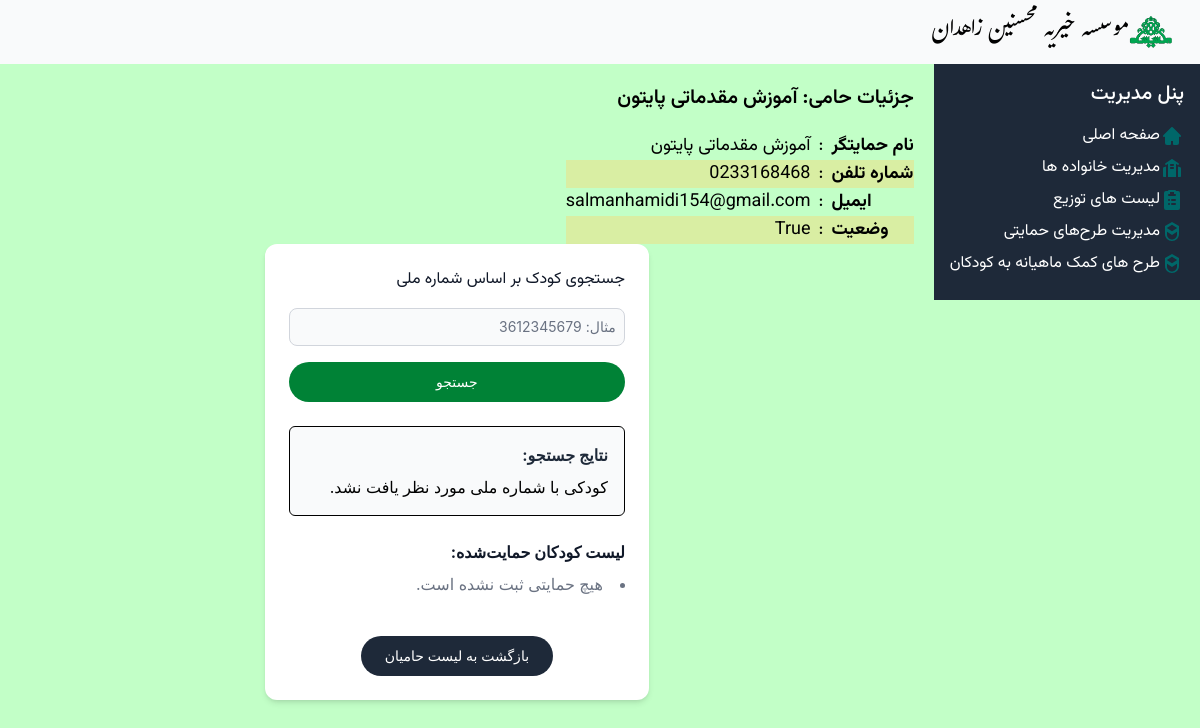
Screenshot of /supporter/1/ with the database file from the repository.
### Mohsenin/models.py (models this page shows, shortened)
class Supporter(models.Model):
    name = models.CharField('نام', max_length=50)
    contact_number = models.CharField('شماره تماس', max_length=15, blank=True, null=True)
    email = models.EmailField('ایمیل', blank=True, null=True)
    is_active = models.BooleanField('فعال', default=True, choices=ACTIVATION_CHOICE)
    supports_orphans_only = models.BooleanField('فقط حمایت از یتیمان', default=True, choices=YES_NO_CHOICE)
    def __str__(self):
        return f"{self.name}"

### Mohsenin/Views/supportviews.py (the view, shortened to what this page needs)
# urls.py: path('supporter/<int:pk>/', supportviews.SupporterDetailView.as_view(), name='supporter-detail'),
class SupporterDetailView(generic.DetailView):
    model = Supporter
    template_name = 'Support/supporter_detail.html'

### Mohsenin/templates/Support/supporter_detail.html (shortened to what this page needs)
{% extends "base.html" %}
{% load humanize %}
{% block content %}
  <h1 class="vazir-semibold text-xl py-5 ">جزئیات حامی: {{ object }}</h1>
   <table class="w-full max-w-2xl text-right vazir-normal text-lg">
      <tbody>
          <tr>
              <td class="text-left vazir-bold" style="max-width: 200px; white-space: nowrap;">
                نام حمایتگر
              </td>
              <td class="text-center px-2" style="width: 20px;">
                  :
              </td>
              <td class="text-right" style="width: 800px; white-space: nowrap;">
                {{ object.name }}
              </td>
          </tr>
          <tr>
            <td class="text-left  vazir-bold" style="max-width: 200px; white-space: nowrap;">
              شماره تلفن
            </td>
            <td class="text-center" style="width: 20px;">
                :
            </td>
            <td class="text-right" style="width: 800px;  white-space: nowrap;">
              {{ object.contact_number }}
            </td>
          </tr>
          <tr>
            <td class="text-left  vazir-bold" style="max-width: 200px; white-space: nowrap;">
              ایمیل
            </td>
            <td class="text-center" style="width: 20px;">
                :
            </td>
            <td class="text-right" style="width: 800px;  white-space: nowrap;">
              {{ object.email }}
            </td>
          </tr>
          <tr>
            <td class="text-left  vazir-bold" style="max-width: 200px; white-space: nowrap;">
              وضعیت
            </td>
            <td class="text-center" style="width: 20px;">
                :
            </td>
            <td class="text-right" style="width: 800px;  white-space: nowrap;">
              {{ object.is_active }}
            </td>
          </tr>
      </tbody>
  </table>
<div class="w-96 mx-auto p-6 bg-white rounded-xl shadow-md space-y-6">
  <div class="space-y-4">
    <h2 class="vazir-normal text-base font-medium text-gray-900">جستجوی کودک بر اساس شماره ملی</h2>
    <form method="post" action="{% url 'support-create' %}" class="flex flex-col gap-4">
      <input type="text" id="search-national-id" name="national_id"
             class="bg-gray-50 border border-gray-300 text-gray-900 text-sm rounded-lg focus:ring-blue-500 focus:border-blue-500 block w-full p-2"
             placeholder="مثال: 3612345679" required>
      <button type="submit"
              class="self-start text-white bg-green-700 hover:bg-green-800 focus:ring-4 focus:ring-green-300 font-medium rounded-full text-sm px-5 py-2.5">
        جستجو
      </button>
    </form>
  </div>
  <div class="bg-gray-50 p-4 rounded-md border">
    <h3 class="font-bold text-gray-800 mb-2">نتایج جستجو:</h3>
    {% if searched_person %}
      <p>کودک پیدا شد: <strong>{{ searched_person }}</strong></p>
      <form method="post" action="{% url 'support-create' %}" class="mt-3">
        {% csrf_token %}
        <input type="hidden" name="supporter" value="{{ object.pk }}">
        <input type="hidden" name="person" value="{{ searched_person.pk }}">
        <input type="hidden" name="amount" value="1000000">
        <input type="hidden" name="is_active" value="true">
        <button type="submit"
                class="text-white bg-blue-600 hover:bg-blue-700 focus:ring-4 focus:ring-blue-300 font-medium rounded-full text-sm px-5 py-2.5">
          اضافه کردن به حمایت
        </button>
      </form>
    {% else %}
      <p class="text-600">کودکی با شماره ملی مورد نظر یافت نشد.</p>
    {% endif %}
  </div>
  <div class="space-y-2">
    <h3 class="font-bold text-gray-900">لیست کودکان حمایت‌شده:</h3>
    <ul class="list-disc list-inside space-y-1 text-gray-700">
      {% for support in object.supports.all %}
        <li>
          {{ support.person }} - مبلغ: {{ support.amount|intcomma }} تومان | تاریخ: {{ support.support_date }}
        </li>
      {% empty %}
        <li class="text-gray-500">هیچ حمایتی ثبت نشده است.</li>
      {% endfor %}
    </ul>
  </div>
  <div class="text-center pt-4">
    <a href="{% url 'supporter-list' %}"
       class="inline-block text-white bg-gray-800 hover:bg-gray-900 focus:ring-4 focus:ring-gray-300 font-medium rounded-full text-sm px-6 py-2.5">
      بازگشت به لیست حامیان
    </a>
  </div>
</div>
{% endblock content%}

### static/css/style.css (style rules this page uses)
body { -webkit-print-color-adjust:exact !important; print-color-adjust:exact !important; background: #C2FFC7; }
tr:nth-child(even) { background: #ddeb9dda; }

### rows the page displays
Supporter: name "آموزش مقدماتی پایتون", contact_number "0233168468", email "salmanhamidi154@gmail.com", is_active "True"
